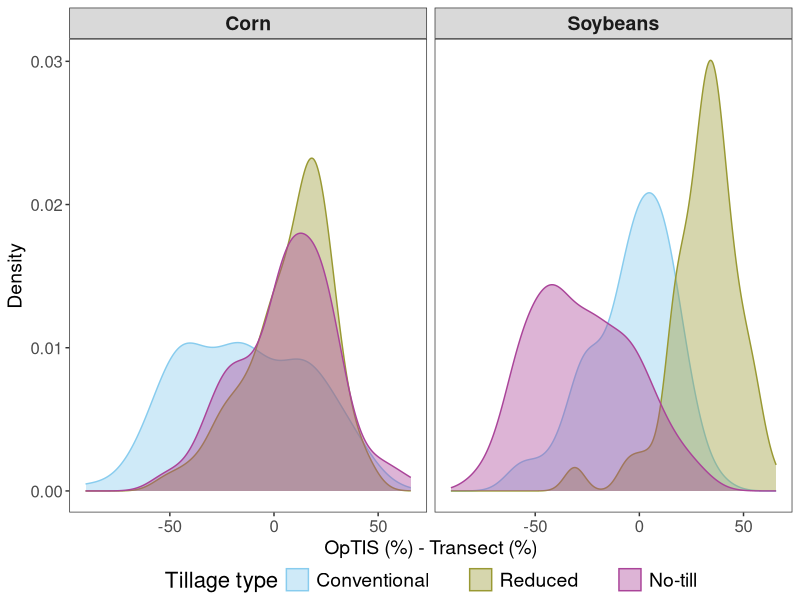
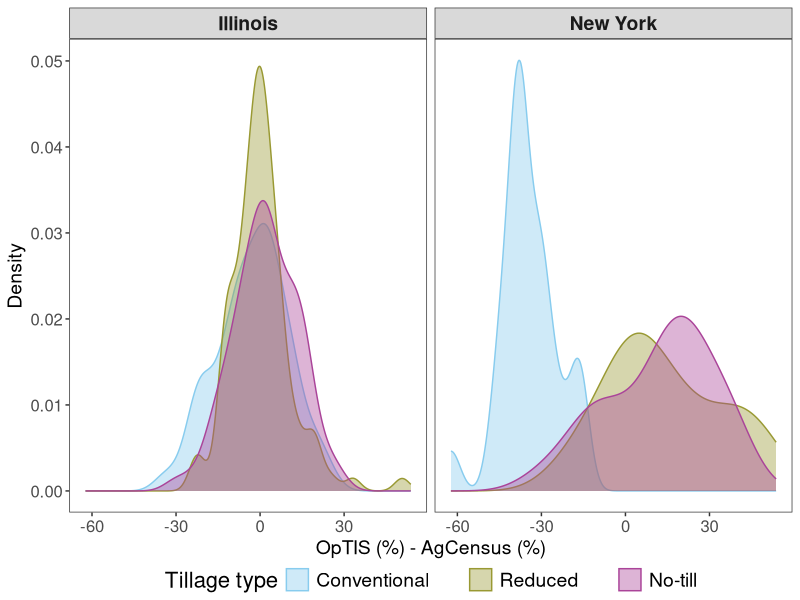
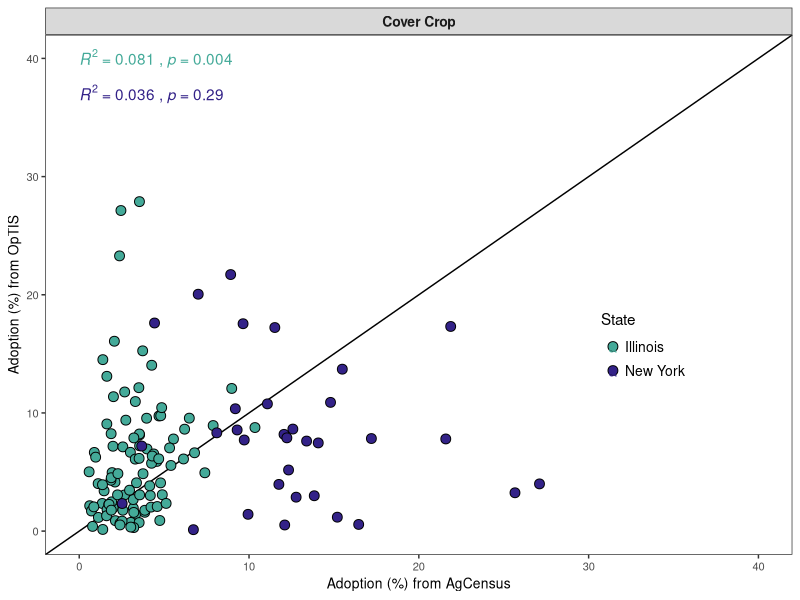
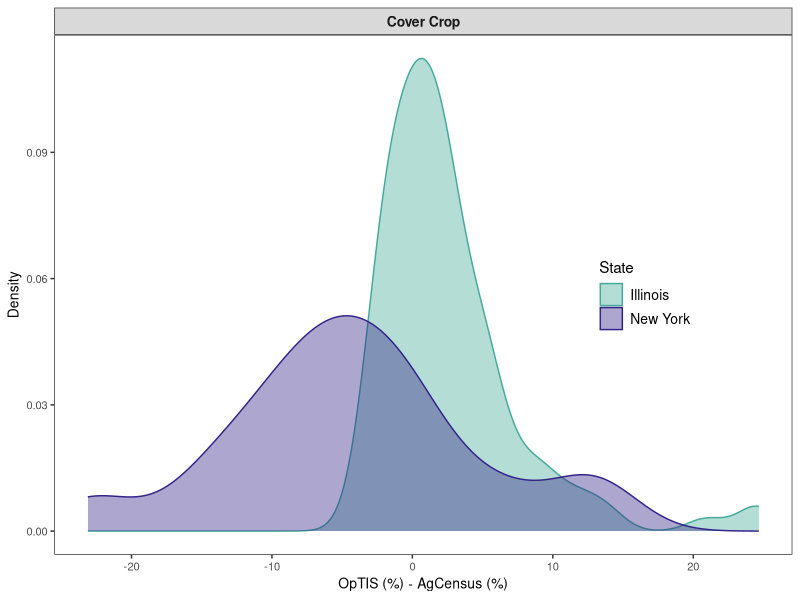
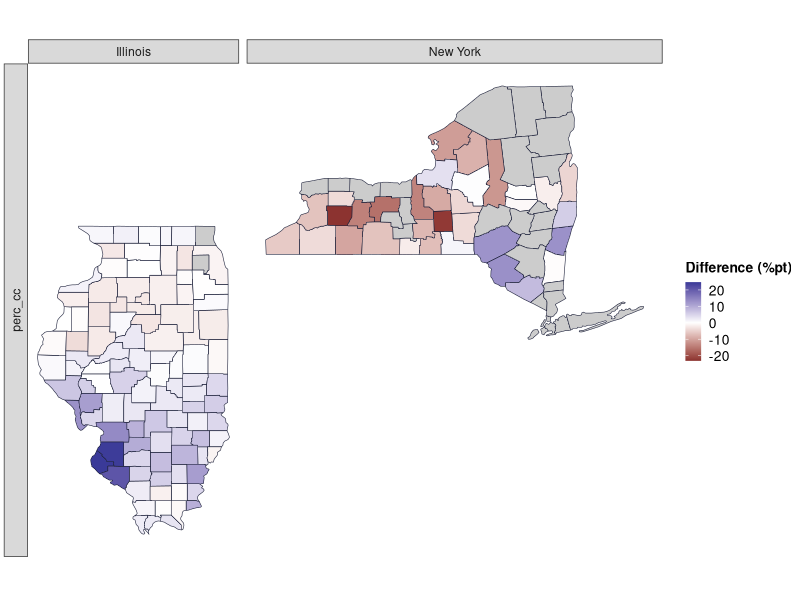
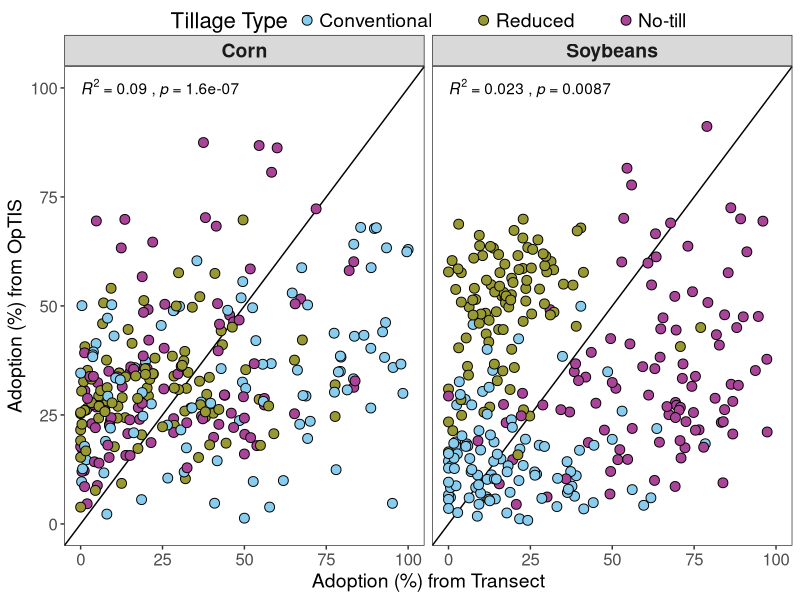
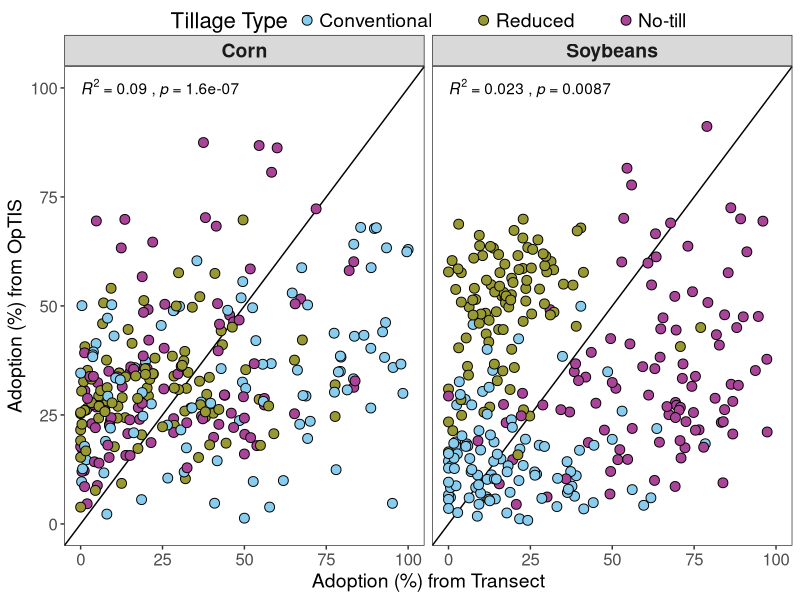
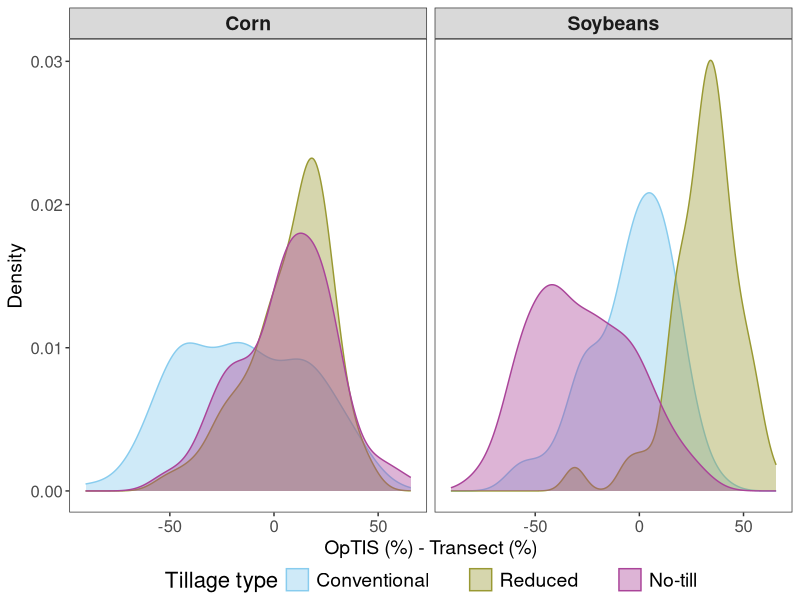

Source code (R) for these figures, in order:
# script started 6/13/2024 by Bonnie McGill
# Modified by Dan Manter

# here we pull together optis, us census of agriculture (via carpe), and il tillage transect 
# survey data for these counties
library(ggplot2)
library(tidyverse)
library(maps)
library(sf)

se <- function(x) sd(x, na.rm=T) / sqrt(length(x))


## to do:
# Fix legend titles in maps for agcensus vs optis (tillage and cc)
# plot maps together
# plot plots together



### load and prep optis data
# prepped from other scripts in this repo
optny <- read.csv("data/optis/datny_cleanlong.csv")
optny$state <- rep("New York", nrow(optny))
optny <- optny[,c(7, 1:3,5,6)]

optil <- read.csv("data/optis/datil_cleanlong.csv")
optil <- optil[,c(1,2,4,5,8,9)]
optil$state <- rep("Illinois", nrow(optil))

opt <- bind_rows(optny, optil)
rm(optil, optny)
opt$source <- rep("OpTIS", nrow(opt))
# unique(opt$crop_name)  #  "Soybeans" "Corn" 


### load and prep census data
# came from spreadsheet in /CLM-19 FFAR GHG - General / Results / carpe adoption data
cens <- read.csv("data/optis/CaRPE CC_NT_RT 2017_2022_NY and IL all counties.csv")
# note CaRPE refers to conventional tillage as intensive tillage, changing it to CT here:
colnames(cens) <- c("year", "state", "county", "perc_cc", "perc_nt", "perc_rt", "perc_ct")
cens$source <- rep("AgCensus", nrow(cens))
cens <- pivot_longer(cens, cols=c(perc_cc, perc_nt, perc_rt, perc_ct), names_to="variable", values_to="value")
# Census data are for all cropland, not by crop like the other data sources
# Want to plot census data with corn and soybean crops
# make a copy of census label one as corn and one as soybeans so they get plotted in those facets
cens$crop_name <- rep("Soybeans", nrow(cens))
censb <- cens
censb$crop_name <- rep("Corn", nrow(censb))
cens <- bind_rows(cens, censb)
rm(censb)

# fix county names to match optis
cens$county <- ifelse(cens$county == "Du Page", "DuPage",
                      ifelse(cens$county == "De Kalb", "DeKalb",
                             ifelse(cens$county == "De Witt", "DeWitt",
                                    ifelse(cens$county == "La Salle", "LaSalle",
                                           ifelse(cens$county == "Mcdonough", "McDonough",
                                                  ifelse(cens$county == "Mchenry", "McHenry",
                                                         ifelse(cens$county =="Mclean", "McLean",
                                                                ifelse(cens$county == "St Clair", "St. Clair", cens$county))))))))

# tillage transect data
till <- read.csv("data/optis/Illinois tillage transect survey data 2015-2018_all counties.csv")
# came from spreadsheet in /CLM-19 FFAR GHG - General / Results / IL tillage transect data
# as.data.frame(names(till))
till <- filter(till, !County=="Total")
# note the "%" symbol doesn't come through into R but these aren't acres these are %s:
till <- till[,c(1,2,4,9,12,15,18)]
colnames(till) <- c("year", "crop_name", "county", "perc_nt", "perc_mt", "perc_rt", "perc_ct")
till$source <- rep("Transect", nrow(till))
till$state <- rep("Illinois", nrow(till))
till$perc_nt <- as.numeric(till$perc_nt)
till$perc_mt <- as.numeric(till$perc_mt)
till$perc_rt <- as.numeric(till$perc_rt)
till$perc_ct <- as.numeric(till$perc_ct)
# according to the definitions of residue cover, fields categorized as "mulch till" in 
# transect data would correspond to "no till" in OpTIS data
# sum no till and mulch till for new "no till"
till$perc_nt <- till$perc_nt + till$perc_mt
# remove mulch till
till$perc_mt <- NULL
till <- pivot_longer(till, cols=c(perc_nt, perc_rt, perc_ct), names_to="variable", values_to="value")
till$crop_name <- ifelse(till$crop_name=="corn", "Corn", "Soybeans")

till$county <- ifelse(till$county=="JoDaviess", "Jo Daviess",
                      ifelse(till$county== "St Clair", "St. Clair",
                             ifelse(till$county== "StClair", "St. Clair",
                                    ifelse(till$county=="RockIsland", "Rock Island", till$county))))

### account for lag between OpTIS and AgCensus/Survey and combine
cens <- cens %>%   select(-source) # AgCensus
opt <- opt %>%   select(-source)  # OpTIS
opt$year <- opt$year - 1
till <- till %>%   select(-source) # Survey

dat <- cens %>%
  full_join(opt, by=c('year', 'state', 'county', 'variable', 'crop_name')) 
names(dat) <- c('year', 'state', 'county', 'variable', 'AgCensus', 'crop_name', 'OpTIS')

dat <- dat %>%
  full_join(till, by=c('state', 'county', 'year', 'crop_name', 'variable'))
names(dat) <- c('year', 'state', 'county', 'variable', 'AgCensus', 'crop_name', 'OpTIS', 'Transect')

dat.2017 <- dat %>%
  filter(year == 2017)

dat.2017 <- dat.2017[dat.2017$variable != 'perc_cc',]
dat.2017$variable <- factor(dat.2017$variable, levels=c('perc_ct', 'perc_rt', 'perc_nt'))
levels(dat.2017$variable) <- c('Conventional', 'Reduced', 'No-till')
dat.2017$county.lower <- tolower(dat.2017$county) # put county names in lower case to match with map data below
dat.2017$state.lower <- tolower(dat.2017$state)
### graphs comparing tillage estimates for  OpTIS and Transect - Illinois only

windows(xpinch=200, ypinch=200, width=5, height=5)

till3col <- c("#88CCEE", "#999933", "#AA4499")

ggplot(dat.2017, aes(x=Transect, y=OpTIS)) +
  geom_abline(slope=1, intercept=0) +
  geom_point(aes(fill=variable), shape=21, size=3) + 
  #scale_fill_brewer(palette='Set1', labels=c('Corn', 'Soybeans'), name='Crop') +
  scale_fill_manual(values=till3col, name='Tillage Type') +
  # scale_fill_brewer(palette='Set1', name='Tillage Type') +
  #stat_smooth(method='lm', se=FALSE) +
  ggpubr::stat_cor(method='spearman',
                   aes(label = paste(after_stat(rr.label), after_stat(p.label), sep="~`,`~")),
                   label.y=100) +
  facet_grid(. ~ crop_name) + 
  xlim(0,100) + ylim(0,100) +
  labs(y="Adoption (%) from OpTIS", x="Adoption (%) from Transect") + 
  theme_bw() + 
  theme(panel.grid.minor=element_blank(), 
        panel.grid.major=element_blank(),
        legend.margin=margin(c(0.5, 0.5, 0.5, 0.5)),
        legend.key.spacing.x=unit(1, "cm"),
        legend.position = "top",
        legend.box.spacing = unit(0.05, "cm"),
        legend.text=element_text(size=14, margin=margin(l=0.05)),
        strip.text=element_text(size=14, face="bold"),
        legend.title=element_text(size=16),
        axis.title=element_text(size=14),
        axis.text=element_text(size=12))
ggsave("plots/adoption/OpTIS_vs_Transect.scatter.png", height=4, width=7)


### graph residuals by crop
resid.2017 <- dat.2017 %>%
  mutate(resid = OpTIS - Transect)
         

resid.2017 %>%
  group_by(crop_name, variable) %>%
  summarize(mean = mean(resid, na.rm=T),
            sd = sd(resid, na.rm=T))


il <- map_data("county", "Illinois")
# fix spellings to match adoption data
il$subregion <- ifelse(il$subregion == "de kalb", "dekalb",
                       ifelse(il$subregion == "du page", "dupage",
                              ifelse(il$subregion == "de witt", "dewitt",
                                    ifelse(il$subregion == "la salle", "lasalle",
                                           ifelse(il$subregion == "st clair", "st. clair", il$subregion)) )))
mapnames <- data.frame(county=sort(unique(il$subregion)))   # 102 names in map
# countynames2 <- unique(resid.2017[c("county.lower", "state")])
# countynames2 <- countynames2[countynames2$state=="Illinois",]
# check <- left_join(mapnames, countynames2, join_by(county==county.lower))


il <- left_join(il, resid.2017, join_by(subregion==county.lower), relationship="many-to-many")
ditch_the_axes <- theme(
  axis.text = element_blank(),
  axis.line = element_blank(),
  axis.ticks = element_blank(),
  panel.border = element_blank(),
  panel.grid = element_blank(),
  axis.title = element_blank()
)


# map.till <- ggplot() +
#   geom_polygon(data=il,
#                mapping=aes(x=long, y=lat, fill=resid, group=subregion),
#                color="#20243d", linewidth=0.2) +
#   #coord_sf(default_crs = sf::st_crs(4326)) + 
#   facet_grid(variable ~ crop_name, switch='y') +
#   scale_fill_gradient2(breaks=c(-Inf, -50, -25, 0, 25, 50, Inf),
#                        na.value = "gray80",
#                        name= "OpTIS (%) - \nTransect (%)") +
#   scale_color_manual(values=NA) +
#   theme_bw() +
#   ditch_the_axes +
#   theme(legend.title=element_text(size=10, face="bold"),
#         legend.text=element_text(size=10),
#         legend.key.size=unit(0.4, "cm"),
#         plot.margin = unit(c(1, 0, 1,0 ), "cm"))
# 
# map.till
# ggsave("plots/adoption/OpTIS_vs_Transect.map.png", height=10, width=4.6)


ggplot(resid.2017, aes(x=resid, fill=variable)) +
  #geom_histogram(aes(y = ..density..), position="identity", alpha=0.5, color='black') +
  geom_density(aes(color=variable), alpha=0.4) +
  scale_color_manual(values=till3col, name="Tillage type") +
  scale_fill_manual(values=till3col, name="Tillage type")+
  # scale_color_brewer(palette='Set1', name='Tillage Type') +
  # scale_fill_brewer(palette='Set1', name='Tillage Type') +
  facet_grid(. ~ crop_name) + 
  labs(y="Density", x="OpTIS (%) - Transect (%)") + 
  theme_bw() +
  theme(panel.grid.minor=element_blank(), 
        panel.grid.major=element_blank(),
        legend.margin=margin(c(0.5, 0.5, 0.5, 0.5)),
        legend.key.spacing.x=unit(1, "cm"),
        legend.position = "bottom",
        legend.box.spacing = unit(0.2, "cm"),
        legend.text=element_text(size=14, margin=margin(l=5)),
        strip.text=element_text(size=14, face="bold"),
        legend.title=element_text(size=16),
        axis.title=element_text(size=14),
        axis.text=element_text(size=12))
ggsave("plots/adoption/OpTIS_vs_Transect.histogram.png", height=4, width=7)



### graphs comparing tillage estimates for OpTIS and AgCensus
dat.2017.mean <- dat.2017 %>%
  group_by(state.lower, state, county.lower, variable) %>%
  summarize(AgCensus = mean(AgCensus, na.rm=TRUE),
            OpTIS = mean(OpTIS, na.rm=TRUE),
            Transect = mean(Transect, na.rm=TRUE))

levels(dat.2017.mean$state) <- c("Illinois", "New York")

windows(xpinch=200, ypinch=200, width=5, height=5)


ggplot(dat.2017.mean, aes(x=AgCensus, y=OpTIS)) +
  geom_abline(slope=1, intercept=0) +
  geom_point(aes(fill=variable), shape=21, size=3) + 
  #stat_smooth(method='lm', se=FALSE) +
  scale_fill_manual(values=till3col, name='Tillage Type') +
  # scale_fill_brewer(palette='Set1', name='Tillage Type') +
  ggpubr::stat_cor(method='spearman',
                   aes(label = paste(after_stat(rr.label), after_stat(p.label), sep="~`,`~")),
                   label.y=100) +
  facet_grid(. ~ state) +  
  xlim(0,100) + ylim(0,100) +
  labs(y="Adoption (%) from OpTIS", x="Adoption (%) from AgCensus") + 
  theme_bw() +
  theme(panel.grid.minor=element_blank(), 
        panel.grid.major=element_blank(),
        legend.margin=margin(c(0.5, 0.5, 0.5, 0.5)),
        legend.key.spacing.x=unit(1, "cm"),
        legend.position = "top",
        legend.box.spacing = unit(0.05, "cm"),
        legend.text=element_text(size=14, margin=margin(l=0.05)),
        strip.text=element_text(size=14, face="bold"),
        legend.title=element_text(size=16),
        axis.title=element_text(size=14),
        axis.text=element_text(size=12))
ggsave("plots/adoption/OpTIS_vs_AgCensus.scatter.png", height=4, width=7)

### graph residuals by crop
resid.2017 <- dat.2017.mean %>%
  mutate(resid = OpTIS - AgCensus) %>%
  select(-Transect)


resid.2017 %>%
  group_by(state.lower, variable) %>%
  summarize(mean = mean(resid, na.rm=T),
            sd = sd(resid, na.rm=T))

all <- map_data("county", c("New York", "Illinois"))
all.county <- unique(all[c("subregion", "region")])
all.nycounty <- all.county[all.county$region=="new york",]
all$subregion <- ifelse(all$subregion == "de kalb", "dekalb",
                       ifelse(all$subregion == "du page", "dupage",
                              ifelse(all$subregion == "de witt", "dewitt",
                                     ifelse(all$subregion == "la salle", "lasalle",
                                            ifelse(all$subregion == "st clair", "st. clair", all$subregion)) )))

# unique(all[c("subregion", "region")])
# a <- unique(resid.2017[c("county.lower", "state.lower")])
# b <- a[a$state.lower=="new york",]
# colnames(b) <- c("subregion", "region")
# setdiff(all.nycounty, b)
# subregion   region
# 1     bronx new york
# 2    queens new york
# 3  richmond new york
# add above counties to resid dataset to prevents them from showing up in "NA" facet in map below
missing.counties <- data.frame(c(rep("new york", 3)),
                               c(rep("New York", 3)),
                               c("bronx", "queens", "richmond"),
                               c(rep("Conventional tillage", 3)),
                               c(NA, NA, NA),
                               c(NA, NA, NA),
                               c(NA, NA, NA))
names(missing.counties) <- c("state.lower", "state", "county.lower", "variable", "AgCensus", "OpTIS", "resid")
resid.2017 <- rbind(resid.2017, missing.counties)
resid.2017$variable <- factor(resid.2017$variable, 
                              levels=c('Conventional', 'Reduced', 'No-till'))


# join adoption and map data
all <- full_join(all, resid.2017, join_by(region==state.lower, subregion==county.lower), relationship='many-to-many')


# il <- all[all$region == 'illinois',]
# map.till <- ggplot() +
#   geom_polygon(data=all,
#                mapping=aes(x=long, y=lat, fill=resid, group=subregion),
#                color="#20243d", linewidth=0.2) +
#   #coord_sf(default_crs = sf::st_crs(4326)) + 
#   facet_grid(variable ~ state, scales='free', space='free', switch='y') +
#   scale_fill_gradient2(
#     na.value = "gray80",
#     breaks=c(-Inf, -50, -25, 0, 25, 50, Inf),
#     midpoint = 0,
#     name= "Difference (%pt)") +
#   scale_color_manual(values=NA) +
#   theme_bw() +
#   ditch_the_axes +
#   theme(legend.title=element_text(size=10, face="bold"),
#         legend.text=element_text(size=10),
#         legend.key.size=unit(0.4, "cm"),
#         plot.margin = unit(c(1, 0, 1,0 ), "cm"))
# 
# map.till
# ggsave("plots/adoption/OpTIS_vs_AgCensus.map.png", height=8, width=4.3)


ggplot(resid.2017, aes(x=resid, fill=variable)) +
  #geom_histogram(aes(y = ..density..), position="identity", alpha=0.5, color='black') +
  geom_density(aes(color=variable), alpha=0.4) +
  scale_color_manual(values=till3col, name="Tillage type") +
  scale_fill_manual(values=till3col, name="Tillage type")+
  # scale_color_brewer(palette='Set1', name='Tillage Type') +
  # scale_fill_brewer(palette='Set1', name='Tillage Type') +
  facet_grid(. ~ state) + #, labeller = as_labeller(c("illinois" = "Illinois", "new york" = "New York"))) + 
  #geom_vline(xintercept=0, color='black', lty=2) +
  labs(y="Density", x="OpTIS (%) - AgCensus (%)") + 
  theme_bw() +
  theme(panel.grid.minor=element_blank(), 
        panel.grid.major=element_blank(),
        legend.margin=margin(c(0.5, 0.5, 0.5, 0.5)),
        legend.key.spacing.x=unit(1, "cm"),
        legend.position = "bottom",
        legend.box.spacing = unit(0.2, "cm"),
        legend.text=element_text(size=14, margin=margin(l=5)),
        strip.text=element_text(size=14, face="bold"),
        legend.title=element_text(size=16),
        axis.title=element_text(size=14),
        axis.text=element_text(size=12))
ggsave("plots/adoption/OpTIS_vs_AgCensus.histogram.png", height=4, width=7)


### graphs comparing cover crops estimates for OpTIS and AgCensus
dat.2017 <- dat %>%
  filter(year == 2017)

dat.2017 <- dat.2017[dat.2017$variable == 'perc_cc',]

dat.2017.mean <- dat.2017 %>%
  group_by(state, county, variable) %>%
  summarize(AgCensus = mean(AgCensus, na.rm=TRUE),
            OpTIS = mean(OpTIS, na.rm=TRUE))

states2col <- c("#44AA99", "#332288")

ggplot(dat.2017.mean, aes(x=AgCensus, y=OpTIS, fill=state)) +
  geom_abline(slope=1, intercept=0) +
  geom_point(shape=21, size=3) + 
  #stat_smooth(method='lm', se=FALSE) +
  scale_fill_manual(values=states2col, labels=c('Illinois', 'New York'), name='State') +
  scale_color_manual(values=states2col, labels=c('Illinois', 'New York'), name='State') +
  # scale_fill_brewer(palette='Set2', labels=c('Illinois', 'New York'), name='State') +
  ggpubr::stat_cor(method='spearman', 
                   aes(color=state,
                       label = paste(after_stat(rr.label), after_stat(p.label), sep="~`,`~")),
                   label.y=c(40,37)) +
  facet_grid(. ~ variable, labeller=as_labeller(c("perc_cc" = 'Cover Crop'))) + 
  xlim(0,40) + ylim(0,40) +
  labs(y="Adoption (%) from OpTIS", x="Adoption (%) from AgCensus") +
  theme_bw() +
  theme(panel.grid.minor=element_blank(), 
        panel.grid.major=element_blank(),
        legend.margin=margin(c(0.5, 0.5, 0.5, 0.5)),
        legend.key.spacing.x=unit(1, "cm"),
        legend.position = c(0.8, 0.4),
        legend.box.spacing = unit(0.05, "cm"),
        legend.text=element_text(size=10, margin=margin(l=0.05)),
        strip.text=element_text(size=10, face="bold"),
        legend.title=element_text(size=11),
        axis.title=element_text(size=10),
        axis.text=element_text(size=8))
ggsave("plots/adoption/OpTIS_vs_AgCensus.scatter.cc.png", height=3, width=3)

resid.2017 <- dat.2017.mean %>%
  mutate(resid = OpTIS - AgCensus,
         county.lower = tolower(county),
         state.lower = tolower(state))

resid.2017 %>%
  group_by(state, variable) %>%
  summarize(mean = mean(resid, na.rm=T),
            sd = sd(resid, na.rm=T))



ggplot(resid.2017, aes(x=resid, fill=state)) +
  #geom_histogram(aes(y = ..density..), position="identity", alpha=0.5, color='black') +
  geom_density(aes(color=state), alpha=0.4) +
  scale_color_manual(values = states2col, labels=c('Illinois', 'New York'),  name='State') +
  scale_fill_manual(values=states2col, labels=c('Illinois', 'New York'), name='State') +
  # scale_color_brewer(palette='Set2', labels=c('Illinois', 'New York'),  name='State') +
  # scale_fill_brewer(palette='Set2', labels=c('Illinois', 'New York'), name='State') +
  facet_grid(. ~ variable, labeller = as_labeller(c("perc_cc" = "Cover Crop"))) + 
  #geom_vline(xintercept=0, color='black', lty=2) +
  labs(y="Density", x="OpTIS (%) - AgCensus (%)") + 
  theme_bw() +
  theme(panel.grid.minor=element_blank(), 
        panel.grid.major=element_blank(),
        legend.margin=margin(c(0.5, 0.5, 0.5, 0.5)),
        legend.key.spacing.x=unit(1, "cm"),
        legend.position = c(0.8, 0.5),
        legend.box.spacing = unit(0.2, "cm"),
        legend.text=element_text(size=10, margin=margin(l=5)),
        strip.text=element_text(size=10, face="bold"),
        legend.title=element_text(size=11),
        axis.title=element_text(size=10),
        axis.text=element_text(size=8))
ggsave("plots/adoption/OpTIS_vs_AgCensus.histogram.cc.png", height=3, width=3)


all <- map_data("county", c("New York", "Illinois"))
all.county <- unique(all[c("subregion", "region")])
all.nycounty <- all.county[all.county$region=="new york",]
all$subregion <- ifelse(all$subregion == "de kalb", "dekalb",
                        ifelse(all$subregion == "du page", "dupage",
                               ifelse(all$subregion == "de witt", "dewitt",
                                      ifelse(all$subregion == "la salle", "lasalle",
                                             ifelse(all$subregion == "st clair", "st. clair", all$subregion)) )))

unique(all[c("subregion", "region")])

a <- unique(resid.2017[c("county.lower", "state.lower")])
b <- a[a$state.lower=="new york",]
colnames(b) <- c("subregion", "region")
setdiff(all.nycounty, b)
# subregion   region
# 1     bronx new york
# 2    queens new york
# 3  richmond new york
# add above counties to resid dataset to prevents them from showing up in "NA" facet in map below
missing.counties <- data.frame(
                               c(rep("New York", 3)),
                               c("Bronx", "Queens", "Richmond"),
                               c(rep("perc_cc", 3)),
                               c(NA, NA, NA),
                               c(NA, NA, NA),
                               c(NA, NA, NA),
                               c("bronx", "queens", "richmond"),
                               c(rep("new york", 3)))
names(missing.counties) <- c("state", "county", "variable", "AgCensus", "OpTIS", "resid", "county.lower", "state.lower")
resid.2017 <- rbind(resid.2017, missing.counties)




all <- full_join(all, resid.2017, join_by(region==state.lower, subregion==county.lower), relationship='many-to-many')

#il <- all[all$region == 'illinois',]
map.cc <- ggplot() +
  geom_polygon(data=all,
               mapping=aes(x=long, y=lat, fill=resid, group=subregion),
               color="#20243d", linewidth=0.2) +
  #coord_sf(default_crs = sf::st_crs(4326)) + 
  facet_grid(variable ~ state, scales='free', space='free', switch='y') +
  scale_fill_gradient2(
    na.value = "gray80",
    #breaks=c(-Inf, -50, -25, 0, 25, 50, Inf),
    midpoint = 0,
    name= "Difference (%pt)") +
  scale_color_manual(values=NA) +
  theme_bw() +
  ditch_the_axes +
  theme(legend.title=element_text(size=10, face="bold"),
        legend.text=element_text(size=10),
        legend.key.size=unit(0.4, "cm"),
        plot.margin = unit(c(1, 0, 1,0 ), "cm"))

map.cc
ggsave("plots/adoption/OpTIS_vs_AgCensus.map.cc.png", height=4, width=5)
